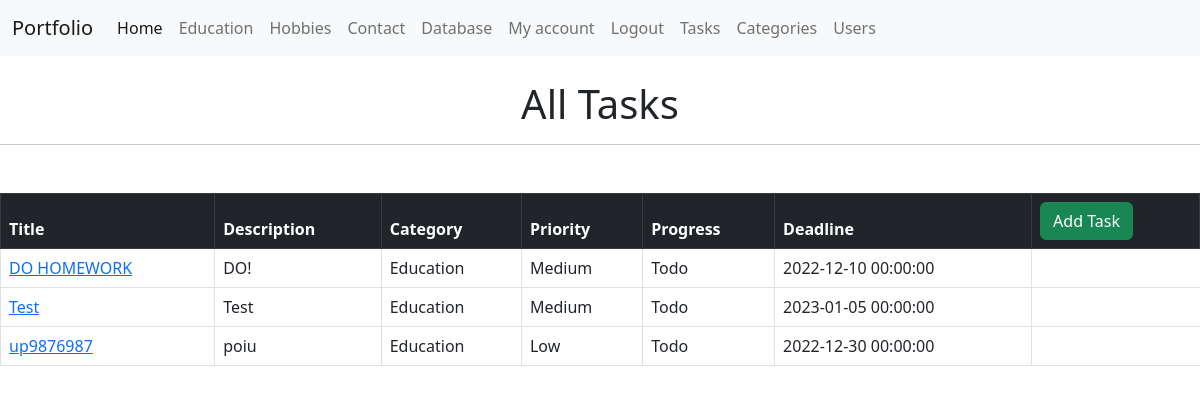
The app's page /task (signed in) with its own data.
### app/to_do/models.py (models this page shows, shortened)
class Task(db.Model):
    id = db.Column(db.Integer, primary_key=True, autoincrement=True)
    title = db.Column(db.String(120), nullable=False)
    description = db.Column(db.String(2000), nullable=True)
    created = db.Column(db.DateTime, default=datetime.now())
    modified = db.Column(db.DateTime, default=datetime.now, onupdate=datetime.now)
    deadline = db.Column(db.DateTime)
    priority = db.Column(db.Enum(Priority, values_callable=lambda x: [str(member.value) for member in Priority]))
    progress = db.Column(db.Enum(Progress, values_callable=lambda x: [str(member.value) for member in Progress]))
    owner_id = db.Column(db.Integer, db.ForeignKey('user.id'), nullable=False)
    category_id = db.Column(db.Integer, db.ForeignKey('category.id'))
    users = db.relationship('User', secondary=task_user, backref=db.backref('tasks', lazy='dynamic'), lazy='dynamic')
    comments = db.relationship('Comment', backref='tasks', lazy='dynamic')

class Category(db.Model):
    id = db.Column(db.Integer, primary_key=True)
    name = db.Column(db.String(255), nullable=False, unique=True)
    tasks = db.relationship('Task', backref='category', lazy='dynamic')

### app/to_do/views.py (the view)
@to_do_bp.route('/task', methods=['GET'])
@login_required
def tasks():
    tasks_ = Task.query.order_by(Task.priority.desc(),
                                 Task.deadline.asc()
                                 ).all()
    return render_template('tasks.html', tasks=tasks_)

### app/account/models.py (called while the page is built)
@login_manager.user_loader
def user_loader(user_id):
    return User.query.get(int(user_id))

### app/to_do/templates/to_do/tasks.html (shortened to what this page needs)
{% extends 'layout.html' %}
{% block name %}
<br><h1 class="text-center">All Tasks</h1>
{% endblock %}
{% block body %}
<table class="table table-hover table-bordered">
    <thead class="table-dark">
      <tr>
       <th scope="col">Title</th>
       <th scope="col">Description</th>
       <th scope="col">Category</th>
       <th scope="col">Priority</th>
       <th scope="col">Progress</th>
       <th scope="col">Deadline</th>
       <th scope="col"><a href="{{ url_for('to_do.task_create') }}" type="button" class="btn btn-success">Add Task</a></th>
      </tr>
    </thead>
    <tbody>
        {% for task in tasks %}
      <tr>
       <td><a href="{{url_for('to_do.task', id=task.id) }}">{{task.title}}</a></td>
       <td>{{task.description|safe}}</td>
       <td>{{task.category.name}}</td>
       <td>{{task.priority.name|capitalize }}</td>
       <td>{{task.progress.name|capitalize }}</td>
       <td>{{task.deadline}}</td>
       </tr>
    </tbody>
    {% endfor%}
 </table>
{% endblock %}

### records on screen
Task: title "DO HOMEWORK", description "DO!", category.name "Education", priority.name "Medium", progress.name "Todo", deadline "2022-12-10 00:00:00"
Task: title "Test", description "Test", category.name "Education", priority.name "Medium", progress.name "Todo", deadline "2023-01-05 00:00:00"
Task: title "up9876987", description "poiu", category.name "Education", priority.name "Low", progress.name "Todo", deadline "2022-12-30 00:00:00"
